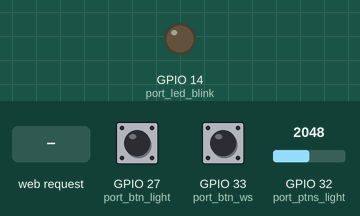
Recording of a program running on a simulated ESP32. On the bench: output pins drawn as LEDs (lit = HIGH). Inputs (shaded band) come from the test bench; at power-on: GPIO 27 (port_btn_light) LOW, GPIO 32 (port_ptns_light) = 2048, GPIO 33 (port_btn_ws) LOW. WiFi joins after 1.5 s; servers stay silent unless stated; what the program prints to the serial monitor is not drawn.

Above: at 3.2 s.
3.3 s: HTTP request GET /on received
At 4.2 s:
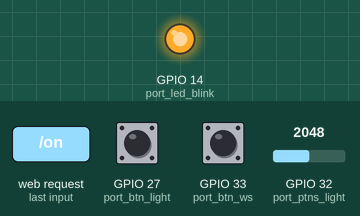
Timing chart, 0 to 11.5 s (numbered marks = the images above; inputs shaded):
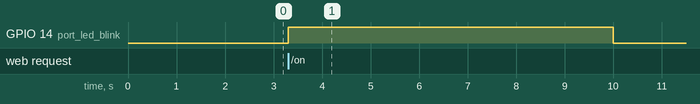

Measured:
- after the input at 3.3 s, GPIO 14 (port_led_blink): LOW → HIGH at once, → LOW 6.7 s later

The program:

main.cpp
```cpp
#include <Arduino.h>
#include <WiFi.h>
#include <WebServer.h>

WebServer server(80);


const char* ssid = "*название 2-ух Гц wi-fi*";
const char* password = "*пароль*";

const byte port_led_blink = 14;
const byte port_btn_light = 27;
const byte port_ptns_light = 32;
const byte port_btn_ws = 33;
bool state_led_blink = false;
unsigned long timer_led_blink = 0;
unsigned long timer_ptns_blink = 0;
unsigned long timer_btn_ws = 0;
unsigned long timer_btn_looseWater = 0;
bool state_btn_light = false;
int allWateer = 0;
bool state_led_ws = false;
bool old_state_btn_ws = false;

void pageRoot(){
  server.send(200, "text/html", "<a href=\"/on\"><button>Open</button></a><a href=\"/off\"><button>Close</button></a><a href=\"/\"><button>" + String(allWateer) + "</button></a><a href=\"/resetWatr\"><button>reset water</button></a>");
}
void pageOn(){
  state_led_blink = 1;
  digitalWrite(port_led_blink, state_led_blink);
  server.send(200, "text/html", "<a href=\"/on\"><button>Open</button></a><a href=\"/off\"><button>Close</button></a><a href=\"/\"><button>" + String(allWateer) + "</button></a><a href=\"/resetWatr\"><button>reset water</button></a>");
}
void pageOff(){
  state_led_blink = 0;
  digitalWrite(port_led_blink, state_led_blink);
  server.send(200, "text/html", "<a href=\"/on\"><button>Open</button></a><a href=\"/off\"><button>Close</button></a><a href=\"/\"><button>" + String(allWateer) + "</button></a><a href=\"/resetWatr\"><button>reset water</button></a>");
}

void pageBtn(){
  state_led_blink = 0;
  digitalWrite(port_led_blink, state_led_blink);
  server.send(200, "text/html", "<a href=\"/on\"><button>Open</button></a><a href=\"/off\"><button>Close</button></a><button><a href=\"/btn\">The doorbell rang</button></a><a href=\"/off\"><button>Ignore</button></a><a href=\"/\"><button>" + String(allWateer) + "</button></a><a href=\"/resetWatr\"><button>reset water</button></a>");
}

void pageResWatr(){
  allWateer = 0;
  server.send(200, "text/html", "<a href=\"/on\"><button>Open</button></a><a href=\"/off\"><button>Close</button></a><a href=\"/\"><button>" + String(allWateer) + "</button></a><a href=\"/resetWatr\"><button>reset water</button></a>");
}

void setup() {

  Serial.begin(9600);
  pinMode(port_led_blink, OUTPUT);
  WiFi.begin(ssid, password);
  pinMode(port_led_blink, OUTPUT);
  pinMode(port_ptns_light, INPUT);
  pinMode(port_ptns_light, INPUT);
  pinMode(port_btn_light, INPUT);
  pinMode(port_btn_ws, INPUT);

  while(WiFi.status() != WL_CONNECTED){
    delay(1000);

    Serial.println(WiFi.status());
  }

  Serial.println("Connected to the WiFI network");
  Serial.println(WiFi.localIP());

  server.on("/", pageRoot);
  server.on("/on", pageOn);
  server.on("/off", pageOff);
  server.on("/btn", pageBtn);
  server.on("/resetWatr", pageResWatr);

  server.begin();

}

void loop() {
  if (millis() - timer_btn_looseWater >= 20000 && analogRead(port_ptns_light)/16 >= 1){

  }
  else {
  //Serial.println(allWateer);
    if (millis() - timer_ptns_blink >= 1000) {
      allWateer += analogRead(port_ptns_light)/16;
      timer_ptns_blink = millis();
      //Serial.println(analogRead(port_ptns_light));
    }

    if(analogRead(port_ptns_light)/16 < 1) timer_btn_looseWater = millis();
  }

  bool state_btn_ws = digitalRead(port_btn_ws);
  if ((state_btn_ws) && (!old_state_btn_ws)
  && (millis() - timer_btn_ws >= 250)) {
    allWateer += 5000;
    timer_btn_ws = millis();
  }
  old_state_btn_ws = state_btn_ws;


  state_btn_light = digitalRead(port_btn_light);
  if(state_btn_light == 1){
    //Serial.println(state_btn_light);
    pageBtn();
  }

  if (millis() - timer_led_blink >= 10000 && state_led_blink == 1) {
    state_led_blink = 0;
    digitalWrite(port_led_blink, state_led_blink);
    timer_led_blink = millis();
  }
  if (millis() - timer_led_blink >= 10000 && state_led_blink == 0) {
    timer_led_blink = millis();
  }

  if(WiFi.status() == WL_CONNECTED){
    /// главная программа, которая работает с сетью
    server.handleClient();
  }
}
```
